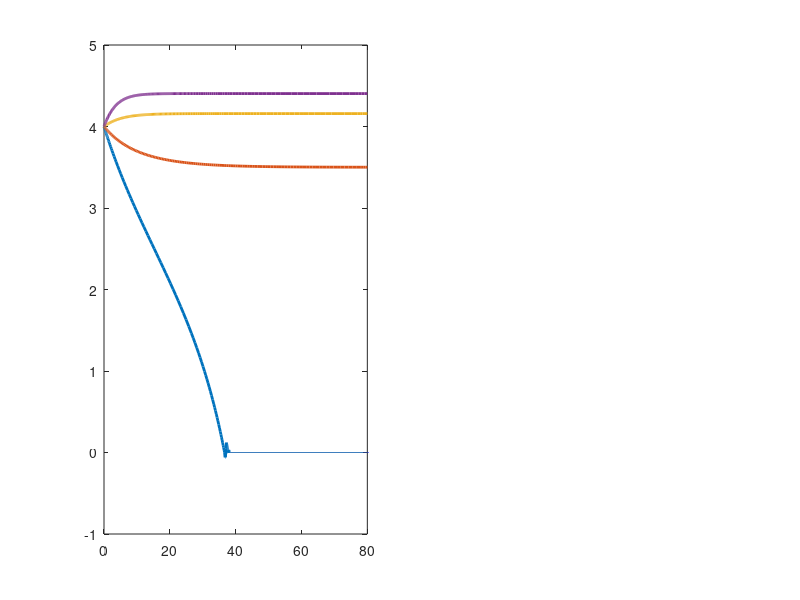

The MATLAB script that drew this image: (Note: this script raises an error after producing the figure.)
clc; clear; close all;

%% --- Base Parameters ---
k   = 0.20;
N   = 5;
a   = 0.21;
b   = 0.5;
P0  = 4.0;
MSY = k*N/4;
opts = odeset('RelTol',1e-8,'AbsTol',1e-10,'NonNegative',1);

% equilibrium for base a
D  = N^2 - 4*(a*N/k);
P1 = (N + sqrt(D)) / 2;
P2 = (N - sqrt(D)) / 2;

%% =========================================================
%  FIGURE 5.2 - Effect of varying k (2 subplots)
%% =========================================================
k_vals = [0.10, 0.20, 0.30, 0.40];
colors = lines(length(k_vals));

figure(1);
set(gcf, 'Color', 'w', 'Position', [50 400 1000 400]);

% --- subplot 1: constant ---
subplot(1,2,1);
for i = 1:length(k_vals)
    ki    = k_vals(i);
    ode_c = @(t,P) ki*P*(1 - P/N) - a;
    [tt, PP] = ode45(ode_c, [0 80], P0, opts);
    plot(tt, PP, 'Color', colors(i,:), 'LineWidth', 2, ...
         'DisplayName', sprintf('k=%.2f (MSY=%.3f)', ki, ki*N/4));
    hold on;
end
yline(N/2, '--k', 'LineWidth', 1.2, 'Label', 'N/2', ...
      'FontSize', 9, 'LabelHorizontalAlignment', 'left');
xlabel('Time  t', 'FontSize', 12);
ylabel('Population  P', 'FontSize', 12);
title('Constant Harvesting', 'FontSize', 12, 'FontWeight', 'bold');
legend('Location', 'east', 'FontSize', 9);
xlim([0 80]); ylim([0 N*1.2]);
grid on; box on; set(gca, 'FontSize', 10);

% --- subplot 2: periodic ---
subplot(1,2,2);
for i = 1:length(k_vals)
    ki    = k_vals(i);
    ode_p = @(t,P) ki*P*(1 - P/N) - a*(1 + sin(b*t));
    [tt, PP] = ode45(ode_p, [0 80], P0, opts);
    plot(tt, PP, 'Color', colors(i,:), 'LineWidth', 2, ...
         'DisplayName', sprintf('k=%.2f (MSY=%.3f)', ki, ki*N/4));
    hold on;
end
yline(N/2, '--k', 'LineWidth', 1.2, 'Label', 'N/2', ...
      'FontSize', 9, 'LabelHorizontalAlignment', 'left');
xlabel('Time  t', 'FontSize', 12);
ylabel('Population  P', 'FontSize', 12);
title('Periodic Harvesting', 'FontSize', 12, 'FontWeight', 'bold');
legend('Location', 'east', 'FontSize', 9);
xlim([0 80]); ylim([0 N*1.2]);
grid on; box on; set(gca, 'FontSize', 10);

sgtitle(sprintf('Effect of Growth Rate k  (N=%d, a=%.2f, b=%.1f, P0=%.1f)', ...
        N, a, b, P0), 'FontSize', 12, 'FontWeight', 'bold');

%% --- Table 5.1 - Effect of k: Constant vs Periodic ---
fprintf('================================================================================\n');
fprintf('Table 5.1 — Effect of k  (N=%.1f, a=%.2f)\n', N, a);
fprintf('================================================================================\n');
fprintf('%-6s %-10s | %-14s %-14s %-14s | %-14s\n', ...
        'k', 'MSY', 'P1 (const)', 'P2 (const)', 'Status (const)', 'Status (periodic)');
fprintf('%s\n', repmat('-',1,80));
for i = 1:length(k_vals)
    ki  = k_vals(i);
    msy = ki*N/4;
    Di  = N^2 - 4*(a*N/ki);

    % constant status
    if Di > 0
        p1 = (N+sqrt(Di))/2;
        p2 = (N-sqrt(Di))/2;
        c_status = 'Sustainable';
        p1_str   = sprintf('%.4f', p1);
        p2_str   = sprintf('%.4f', p2);
    else
        c_status = 'Extinction';
        p1_str   = '---';
        p2_str   = '---';
    end

    % periodic status — run simulation and check mean
    ode_p    = @(t,P) ki*P*(1-P/N) - a*(1+sin(b*t));
    [tp, Pp] = ode45(ode_p, [0 100], P0, opts);
    idx      = tp >= 80;
    mean_P   = mean(Pp(idx));
    if mean_P < 0.01
        p_status = 'Extinction';
    else
        p_status = sprintf('Mean P=%.2f', mean_P);
    end

    fprintf('%-6.2f %-10.4f | %-14s %-14s %-14s | %-14s\n', ...
            ki, msy, p1_str, p2_str, c_status, p_status);
end
fprintf('%s\n\n', repmat('=',1,80));

%% =========================================================
%  FIGURE 5.3 - Effect of varying N (2 subplots)
%% =========================================================
N_vals = [3, 5, 7, 10];
colors = lines(length(N_vals));

figure(2);
set(gcf, 'Color', 'w', 'Position', [50 50 1000 400]);

% --- subplot 1: constant ---
subplot(1,2,1);
for i = 1:length(N_vals)
    Ni    = N_vals(i);
    ode_c = @(t,P) k*P*(1 - P/Ni) - a;
    [tt, PP] = ode45(ode_c, [0 80], P0, opts);
    plot(tt, PP, 'Color', colors(i,:), 'LineWidth', 2, ...
         'DisplayName', sprintf('N=%d (MSY=%.3f)', Ni, k*Ni/4));
    hold on;
end
xlabel('Time  t', 'FontSize', 12);
ylabel('Population  P', 'FontSize', 12);
title('Constant Harvesting', 'FontSize', 12, 'FontWeight', 'bold');
legend('Location', 'east', 'FontSize', 9);
xlim([0 80]); ylim([0 max(N_vals)*1.2]);
grid on; box on; set(gca, 'FontSize', 10);

% --- subplot 2: periodic ---
subplot(1,2,2);
for i = 1:length(N_vals)
    Ni    = N_vals(i);
    ode_p = @(t,P) k*P*(1 - P/Ni) - a*(1 + sin(b*t));
    [tt, PP] = ode45(ode_p, [0 80], P0, opts);
    plot(tt, PP, 'Color', colors(i,:), 'LineWidth', 2, ...
         'DisplayName', sprintf('N=%d (MSY=%.3f)', Ni, k*Ni/4));
    hold on;
end
xlabel('Time  t', 'FontSize', 12);
ylabel('Population  P', 'FontSize', 12);
title('Periodic Harvesting', 'FontSize', 12, 'FontWeight', 'bold');
legend('Location', 'east', 'FontSize', 9);
xlim([0 80]); ylim([0 max(N_vals)*1.2]);
grid on; box on; set(gca, 'FontSize', 10);

sgtitle(sprintf('Effect of Carrying Capacity N  (k=%.2f, a=%.2f, b=%.1f, P0=%.1f)', ...
        k, a, b, P0), 'FontSize', 12, 'FontWeight', 'bold');

%% --- Table 5.2 - Effect of N: Constant vs Periodic ---
fprintf('================================================================================\n');
fprintf('Table 5.2 — Effect of N  (k=%.2f, a=%.2f)\n', k, a);
fprintf('================================================================================\n');
fprintf('%-6s %-10s | %-14s %-14s %-14s | %-14s\n', ...
        'N', 'MSY', 'P1 (const)', 'P2 (const)', 'Status (const)', 'Status (periodic)');
fprintf('%s\n', repmat('-',1,80));
for i = 1:length(N_vals)
    Ni  = N_vals(i);
    msy = k*Ni/4;
    Di  = Ni^2 - 4*(a*Ni/k);

    % constant status
    if Di > 0
        p1 = (Ni+sqrt(Di))/2;
        p2 = (Ni-sqrt(Di))/2;
        c_status = 'Sustainable';
        p1_str   = sprintf('%.4f', p1);
        p2_str   = sprintf('%.4f', p2);
    else
        c_status = 'Extinction';
        p1_str   = '---';
        p2_str   = '---';
    end

    % periodic status
    ode_p    = @(t,P) k*P*(1-P/Ni) - a*(1+sin(b*t));
    [tp, Pp] = ode45(ode_p, [0 100], P0, opts);
    idx      = tp >= 80;
    mean_P   = mean(Pp(idx));
    if mean_P < 0.01
        p_status = 'Extinction';
    else
        p_status = sprintf('Mean P=%.2f', mean_P);
    end

    fprintf('%-6d %-10.4f | %-14s %-14s %-14s | %-14s\n', ...
            Ni, msy, p1_str, p2_str, c_status, p_status);
end
fprintf('%s\n', repmat('=',1,80));
